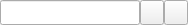
<?xml version="1.0" encoding="UTF-8"?>
<ui version="4.0">
 <author>R, Reucher</author>
 <class>FileEditWidget</class>
 <widget class="QWidget" name="FileEditWidget">
  <property name="geometry">
   <rect>
    <x>0</x>
    <y>0</y>
    <width>188</width>
    <height>25</height>
   </rect>
  </property>
  <layout class="QGridLayout" name="gridLayout">
   <property name="margin">
    <number>0</number>
   </property>
   <property name="spacing">
    <number>0</number>
   </property>
   <item row="0" column="0">
    <widget class="QFrame" name="frame">
     <property name="autoFillBackground">
      <bool>true</bool>
     </property>
     <property name="frameShape">
      <enum>QFrame::NoFrame</enum>
     </property>
     <property name="frameShadow">
      <enum>QFrame::Plain</enum>
     </property>
     <layout class="QGridLayout" name="gridLayout_4">
      <property name="margin">
       <number>0</number>
      </property>
      <property name="spacing">
       <number>0</number>
      </property>
      <item row="0" column="0">
       <widget class="QStackedWidget" name="stackedWidget">
        <property name="currentIndex">
         <number>0</number>
        </property>
        <widget class="QWidget" name="pageLineEdit">
         <layout class="QGridLayout" name="gridLayoutPageLineEdit">
          <property name="margin">
           <number>0</number>
          </property>
          <item row="0" column="0">
           <widget class="QLineEdit" name="lineEditFile">
            <property name="sizePolicy">
             <sizepolicy hsizetype="Expanding" vsizetype="Minimum">
              <horstretch>0</horstretch>
              <verstretch>0</verstretch>
             </sizepolicy>
            </property>
           </widget>
          </item>
         </layout>
        </widget>
        <widget class="QWidget" name="pageComboBox">
         <layout class="QGridLayout" name="gridLayoutPageComboBox">
          <property name="margin">
           <number>0</number>
          </property>
          <item row="0" column="0">
           <widget class="QComboBox" name="comboBox">
            <property name="sizePolicy">
             <sizepolicy hsizetype="Expanding" vsizetype="Minimum">
              <horstretch>0</horstretch>
              <verstretch>0</verstretch>
             </sizepolicy>
            </property>
            <property name="editable">
             <bool>true</bool>
            </property>
           </widget>
          </item>
         </layout>
        </widget>
       </widget>
      </item>
      <item row="0" column="1">
       <widget class="QToolButton" name="toolButtonBrowse">
        <property name="sizePolicy">
         <sizepolicy hsizetype="Fixed" vsizetype="Minimum">
          <horstretch>0</horstretch>
          <verstretch>0</verstretch>
         </sizepolicy>
        </property>
        <property name="icon">
         <iconset resource="../qmc2.qrc">
          <normaloff>:/data/img/fileopen.png</normaloff>:/data/img/fileopen.png</iconset>
        </property>
       </widget>
      </item>
      <item row="0" column="2">
       <widget class="QToolButton" name="toolButtonClear">
        <property name="sizePolicy">
         <sizepolicy hsizetype="Fixed" vsizetype="Minimum">
          <horstretch>0</horstretch>
          <verstretch>0</verstretch>
         </sizepolicy>
        </property>
        <property name="icon">
         <iconset resource="../qmc2.qrc">
          <normaloff>:/data/img/broom.png</normaloff>:/data/img/broom.png</iconset>
        </property>
       </widget>
      </item>
     </layout>
    </widget>
   </item>
  </layout>
 </widget>
 <layoutdefault spacing="6" margin="6"/>
 <tabstops>
  <tabstop>lineEditFile</tabstop>
  <tabstop>comboBox</tabstop>
  <tabstop>toolButtonBrowse</tabstop>
  <tabstop>toolButtonClear</tabstop>
 </tabstops>
 <resources>
  <include location="../qmc2.qrc"/>
 </resources>
 <connections/>
</ui>
